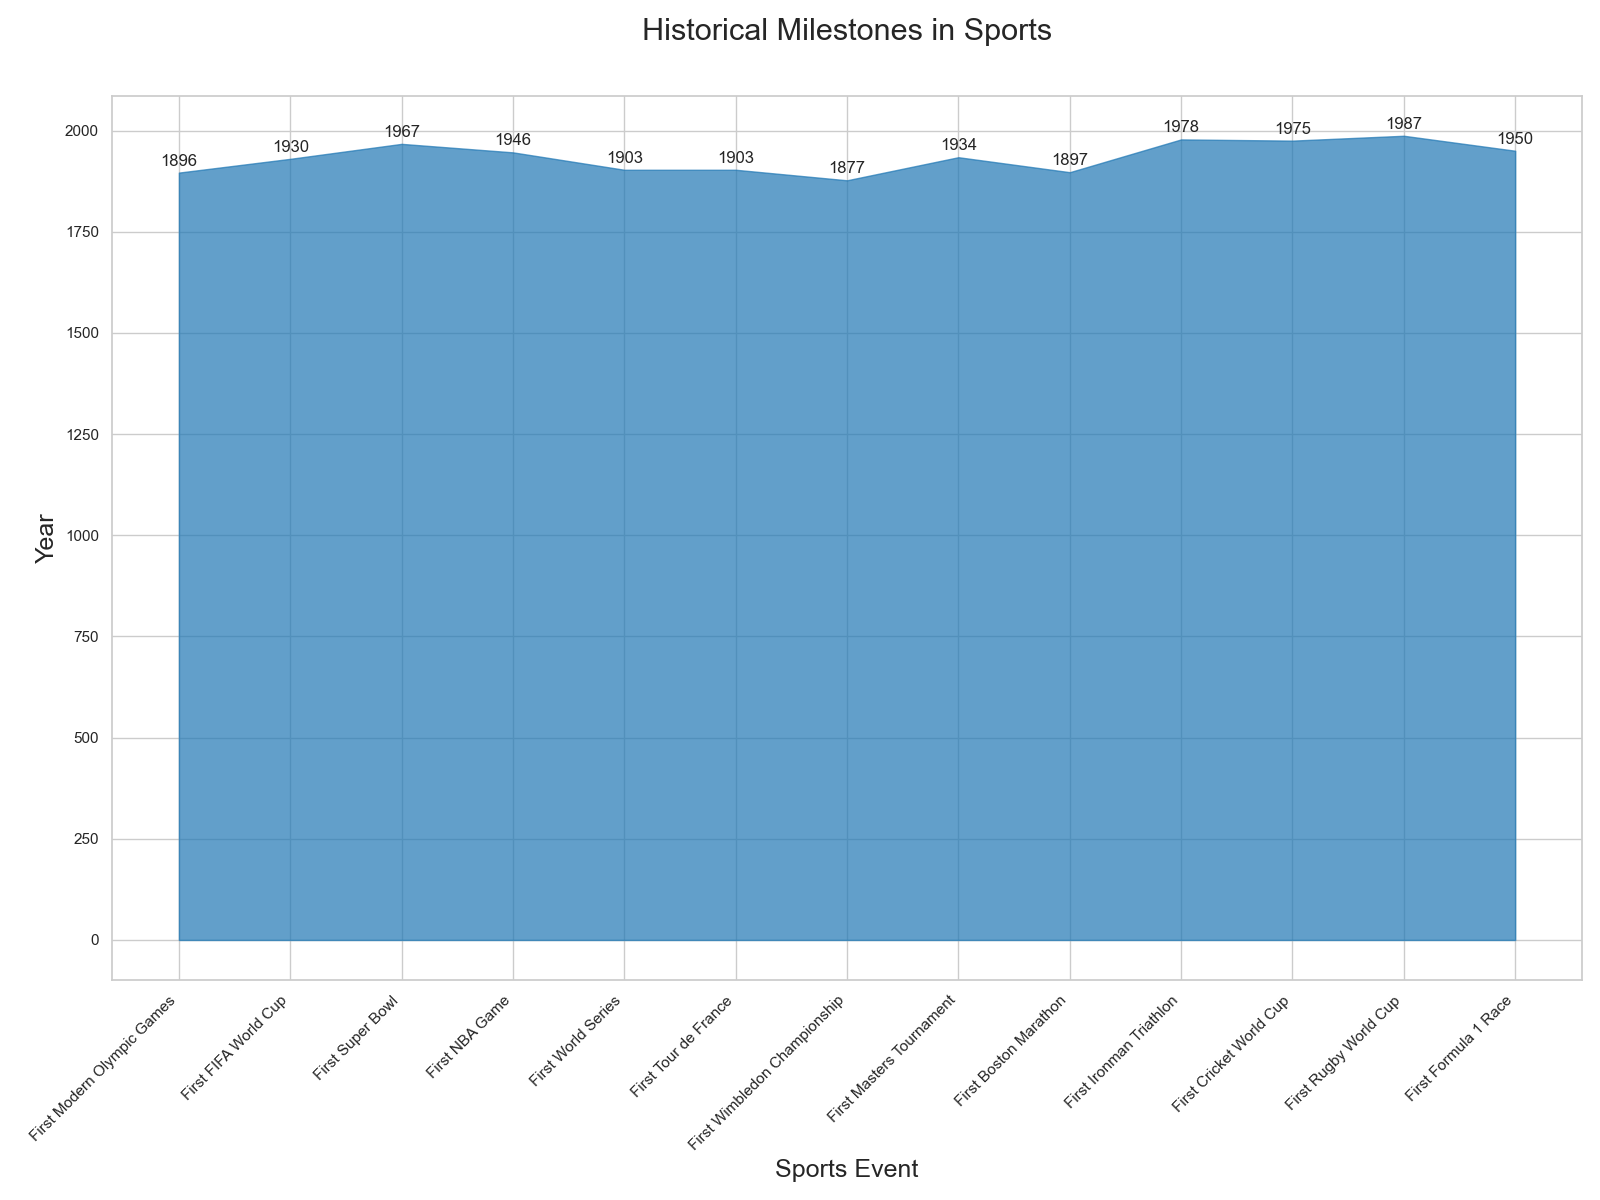

Source code (Python):

import matplotlib.pyplot as plt
import pandas as pd

# Data
data = {
    "Event": [
        "First Modern Olympic Games", 
        "First FIFA World Cup", 
        "First Super Bowl", 
        "First NBA Game", 
        "First World Series", 
        "First Tour de France", 
        "First Wimbledon Championship", 
        "First Masters Tournament", 
        "First Boston Marathon", 
        "First Ironman Triathlon", 
        "First Cricket World Cup", 
        "First Rugby World Cup", 
        "First Formula 1 Race"
    ],
    "Year": [
        1896, 
        1930, 
        1967, 
        1946, 
        1903, 
        1903, 
        1877, 
        1934, 
        1897, 
        1978, 
        1975, 
        1987, 
        1950
    ]
}

# Create DataFrame
df = pd.DataFrame(data)

# Plot
fig, ax = plt.subplots(figsize=(16, 12))

# Area chart
ax.fill_between(df['Event'], df['Year'], color='#1f77b4', alpha=0.7)

# Titles and labels
ax.set_title('Historical Milestones in Sports', fontsize=22, pad=40)
ax.set_xlabel('Sports Event', fontsize=18)
ax.set_ylabel('Year', fontsize=18)

# Annotations
for i, txt in enumerate(df['Year']):
    ax.annotate(txt, (df['Event'][i], df['Year'][i]), textcoords="offset points", xytext=(0,5), ha='center')

# Display the plot
plt.xticks(rotation=45, ha='right')
plt.tight_layout()
plt.show()
